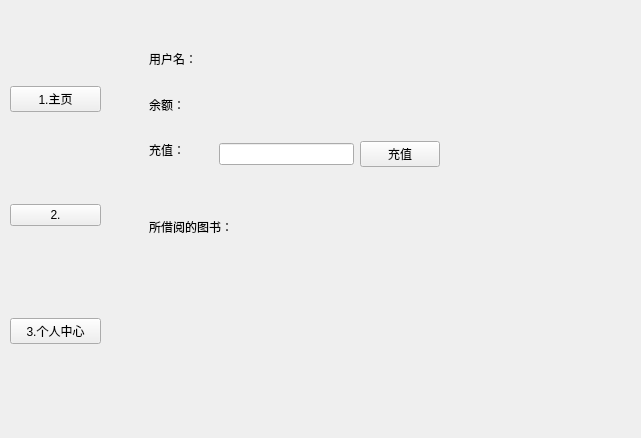
<?xml version="1.0" encoding="UTF-8"?>
<ui version="4.0">
 <class>control1</class>
 <widget class="QWidget" name="control1">
  <property name="geometry">
   <rect>
    <x>0</x>
    <y>0</y>
    <width>641</width>
    <height>438</height>
   </rect>
  </property>
  <property name="windowTitle">
   <string>Form</string>
  </property>
  <widget class="QStackedWidget" name="stackedWidget">
   <property name="geometry">
    <rect>
     <x>109</x>
     <y>9</y>
     <width>521</width>
     <height>421</height>
    </rect>
   </property>
   <property name="currentIndex">
    <number>2</number>
   </property>
   <widget class="QWidget" name="page1">
    <widget class="QScrollArea" name="scrollArea">
     <property name="geometry">
      <rect>
       <x>9</x>
       <y>29</y>
       <width>521</width>
       <height>381</height>
      </rect>
     </property>
     <property name="verticalScrollBarPolicy">
      <enum>Qt::ScrollBarPolicy::ScrollBarAlwaysOn</enum>
     </property>
     <property name="sizeAdjustPolicy">
      <enum>QAbstractScrollArea::SizeAdjustPolicy::AdjustToContents</enum>
     </property>
     <property name="widgetResizable">
      <bool>true</bool>
     </property>
     <widget class="QWidget" name="scrollAreaWidgetContents_3">
      <property name="geometry">
       <rect>
        <x>0</x>
        <y>0</y>
        <width>502</width>
        <height>1532</height>
       </rect>
      </property>
      <layout class="QVBoxLayout" name="verticalLayout_2">
       <item>
        <widget class="QWidget" name="widget" native="true">
         <layout class="QVBoxLayout" name="verticalLayout_3">
          <item>
           <widget class="QWidget" name="widget_2" native="true">
            <property name="minimumSize">
             <size>
              <width>478</width>
              <height>500</height>
             </size>
            </property>
           </widget>
          </item>
          <item>
           <widget class="QWidget" name="widget_4" native="true">
            <property name="minimumSize">
             <size>
              <width>478</width>
              <height>500</height>
             </size>
            </property>
           </widget>
          </item>
          <item>
           <widget class="QWidget" name="widget_3" native="true">
            <property name="minimumSize">
             <size>
              <width>478</width>
              <height>500</height>
             </size>
            </property>
           </widget>
          </item>
         </layout>
        </widget>
       </item>
      </layout>
     </widget>
    </widget>
    <widget class="QWidget" name="">
     <property name="geometry">
      <rect>
       <x>90</x>
       <y>-10</y>
       <width>321</width>
       <height>41</height>
      </rect>
     </property>
     <layout class="QHBoxLayout" name="horizontalLayout">
      <item>
       <widget class="QLineEdit" name="lineEdit"/>
      </item>
      <item>
       <widget class="QPushButton" name="search">
        <property name="text">
         <string>搜索</string>
        </property>
       </widget>
      </item>
     </layout>
    </widget>
   </widget>
   <widget class="QWidget" name="page_2"/>
   <widget class="QWidget" name="page_3">
    <widget class="QLabel" name="label_4">
     <property name="geometry">
      <rect>
       <x>40</x>
       <y>210</y>
       <width>81</width>
       <height>16</height>
      </rect>
     </property>
     <property name="text">
      <string>所借阅的图书：</string>
     </property>
    </widget>
    <widget class="QWidget" name="">
     <property name="geometry">
      <rect>
       <x>40</x>
       <y>30</y>
       <width>51</width>
       <height>131</height>
      </rect>
     </property>
     <layout class="QVBoxLayout" name="verticalLayout_4">
      <item>
       <widget class="QLabel" name="label">
        <property name="text">
         <string>用户名：</string>
        </property>
       </widget>
      </item>
      <item>
       <widget class="QLabel" name="label_2">
        <property name="text">
         <string>余额：</string>
        </property>
       </widget>
      </item>
      <item>
       <widget class="QLabel" name="label_3">
        <property name="text">
         <string>充值：</string>
        </property>
       </widget>
      </item>
     </layout>
    </widget>
    <widget class="QWidget" name="">
     <property name="geometry">
      <rect>
       <x>110</x>
       <y>130</y>
       <width>221</width>
       <height>31</height>
      </rect>
     </property>
     <layout class="QHBoxLayout" name="horizontalLayout_2">
      <item>
       <widget class="QLineEdit" name="lineEdit_2"/>
      </item>
      <item>
       <widget class="QPushButton" name="pushButton_5">
        <property name="text">
         <string>充值</string>
        </property>
       </widget>
      </item>
     </layout>
    </widget>
   </widget>
  </widget>
  <widget class="QWidget" name="">
   <property name="geometry">
    <rect>
     <x>10</x>
     <y>0</y>
     <width>91</width>
     <height>431</height>
    </rect>
   </property>
   <layout class="QVBoxLayout" name="verticalLayout">
    <item>
     <widget class="QPushButton" name="pushButton">
      <property name="text">
       <string>1.主页</string>
      </property>
     </widget>
    </item>
    <item>
     <widget class="QPushButton" name="pushButton_2">
      <property name="text">
       <string>2.</string>
      </property>
     </widget>
    </item>
    <item>
     <widget class="QPushButton" name="pushButton_3">
      <property name="text">
       <string>3.个人中心</string>
      </property>
     </widget>
    </item>
   </layout>
  </widget>
 </widget>
 <resources/>
 <connections/>
</ui>
